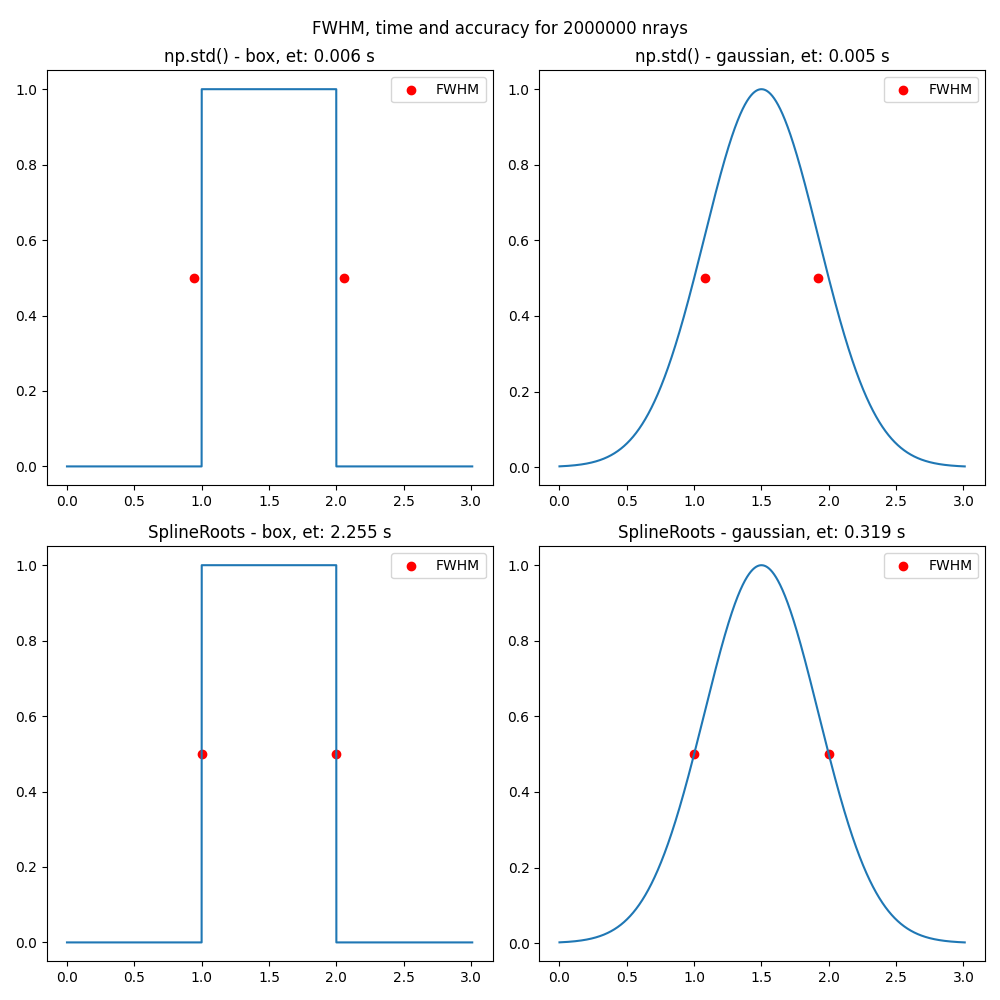

Source code (Python):
import matplotlib.pyplot as plt
import numpy as np
import time




def gaussian(x, mu, sig):
    return np.exp(-np.power(x - mu, 2.) / (2 * np.power(sig, 2.)))


def find_FWHM(y):

    max_y = np.amax(y)  # Find the maximum y value

    xs = [x for x in range(y.shape[0]) if y[x] > max_y/2.0]

    return np.amax(xs)-np.amin(xs)


#simulate the number of rays

n_rays = 2000000
stepsize = 3/n_rays

# box
a = np.arange(0,1,stepsize)
b = np.arange(1,2,stepsize)
c = np.arange(2,3.01,stepsize)

x = np.concatenate((a,b))
x = np.concatenate((x,c))

y = np.full(a.shape[0], 0)
y = np.concatenate((y, np.full(b.shape[0], 1)))
y = np.concatenate((y, np.full(c.shape[0], 0)))

#  gaussian
g = gaussian(x,1.5,1/2.355)




fig, (axs) = plt.subplots(2, 2,figsize=(10,10))


# np.std() - box

st = time.time()
sigma = np.std(y)
fwhm = 2.3555*sigma
et = time.time()

print('np.std():box:', fwhm)
elapsed_time = et - st
print('Execution time:', elapsed_time, 'seconds')

ax = axs[0,0]
ax.scatter(1.5-fwhm/2, 0.5, color='r', label='FWHM')
ax.scatter(1.5+fwhm/2, 0.5, color='r')
ax.plot(x,y)
ax.set_title('np.std() - box, et: ' + str(np.round(elapsed_time,3))+' s')
ax.legend()


# np.std() - gaussian

st = time.time()
sigma = np.std(g)
fwhm = 2.3555*sigma
et = time.time()

print('np.std():gaussian:', fwhm)
elapsed_time = et - st
print('Execution time:', elapsed_time, 'seconds')

ax = axs[0,1]
ax.plot(x,g)
ax.scatter(1.5-fwhm/2, 0.5, color='r', label='FWHM')
ax.scatter(1.5+fwhm/2, 0.5, color='r')
ax.set_title('np.std() - gaussian, et: ' + str(np.round(elapsed_time,3))+' s')
ax.legend()




# np.std() - box

st = time.time()
fwhm = find_FWHM(y)*(x[1]-x[0])
et = time.time()

print('Spline:box:', fwhm)
elapsed_time = et - st
print('Execution time:', elapsed_time, 'seconds')

ax = axs[1,0]
ax.scatter(1.5-fwhm/2, 0.5, color='r', label='FWHM')
ax.scatter(1.5+fwhm/2, 0.5, color='r')
ax.plot(x,y)
ax.set_title('SplineRoots - box, et: ' + str(np.round(elapsed_time,3))+' s')
ax.legend()


# np.std() - gaussian

st = time.time()
fwhm = find_FWHM(g)*(x[1]-x[0])
et = time.time()

print('Spline:gaussian:', fwhm)
elapsed_time = et - st
print('Execution time:', elapsed_time, 'seconds')

ax = axs[1,1]
ax.plot(x,g)
ax.scatter(1.5-fwhm/2, 0.5, color='r', label='FWHM')
ax.scatter(1.5+fwhm/2, 0.5, color='r')
ax.set_title('SplineRoots - gaussian, et: ' + str(np.round(elapsed_time,3))+' s')
ax.legend()



fig.suptitle('FWHM, time and accuracy for {} nrays'.format(n_rays))
plt.tight_layout()
plt.savefig('fwhm.png')
plt.show()